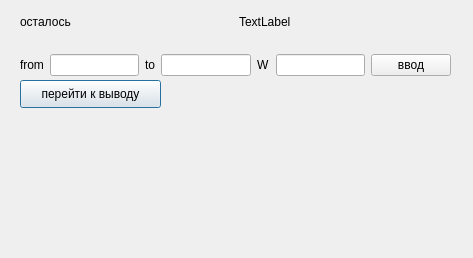
<?xml version="1.0" encoding="UTF-8"?>
<ui version="4.0">
 <class>Dialog</class>
 <widget class="QDialog" name="Dialog">
  <property name="geometry">
   <rect>
    <x>0</x>
    <y>0</y>
    <width>473</width>
    <height>258</height>
   </rect>
  </property>
  <property name="maximumSize">
   <size>
    <width>90000</width>
    <height>99999</height>
   </size>
  </property>
  <property name="windowTitle">
   <string>Dialog</string>
  </property>
  <widget class="QPushButton" name="pushButton_2">
   <property name="geometry">
    <rect>
     <x>20</x>
     <y>80</y>
     <width>141</width>
     <height>28</height>
    </rect>
   </property>
   <property name="text">
    <string>перейти к выводу</string>
   </property>
  </widget>
  <widget class="QWidget" name="layoutWidget">
   <property name="geometry">
    <rect>
     <x>20</x>
     <y>10</y>
     <width>431</width>
     <height>24</height>
    </rect>
   </property>
   <layout class="QHBoxLayout" name="horizontalLayout">
    <item>
     <widget class="QLabel" name="label">
      <property name="text">
       <string>осталось</string>
      </property>
     </widget>
    </item>
    <item>
     <widget class="QLabel" name="resirvedText">
      <property name="text">
       <string>TextLabel</string>
      </property>
     </widget>
    </item>
   </layout>
  </widget>
  <widget class="QWidget" name="layoutWidget">
   <property name="geometry">
    <rect>
     <x>20</x>
     <y>50</y>
     <width>431</width>
     <height>30</height>
    </rect>
   </property>
   <layout class="QHBoxLayout" name="horizontalLayout_2">
    <item>
     <widget class="QLabel" name="label_2">
      <property name="text">
       <string>from</string>
      </property>
     </widget>
    </item>
    <item>
     <widget class="QLineEdit" name="from"/>
    </item>
    <item>
     <widget class="QLabel" name="label_3">
      <property name="text">
       <string>to</string>
      </property>
     </widget>
    </item>
    <item>
     <widget class="QLineEdit" name="to"/>
    </item>
    <item>
     <widget class="QLabel" name="label_4">
      <property name="text">
       <string>W</string>
      </property>
     </widget>
    </item>
    <item>
     <widget class="QLineEdit" name="Wt"/>
    </item>
    <item>
     <widget class="QPushButton" name="pushButton">
      <property name="text">
       <string>ввод</string>
      </property>
     </widget>
    </item>
   </layout>
  </widget>
 </widget>
 <resources/>
 <connections/>
</ui>
